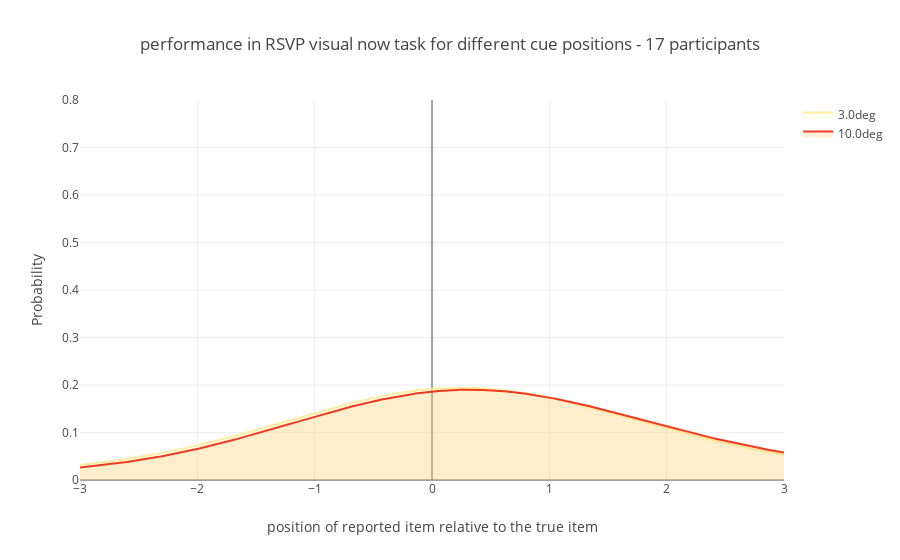

Source (notebook cell):
### Code cell
X_plot = np.linspace(-3, 3, 1000)
trace_data = []
distributions = []
fill_colors = ['rgba(255,237,160,0.2)', 'rgba(254,178,76,0.2)', 'rgba(240,59,32,0.2)']
for j,ecc in enumerate(cuePosdata['cueEccentricity1'].unique().sort()):
        ecc_data = cuePosdata[cuePosdata['cueEccentricity1']==ecc]
        X = ecc_data['responsePosRelative0'].to_numpy()
        # Gaussian KDE
        #kde = KernelDensity(kernel='gaussian').fit(X)
        kde = gaussian_kde(X)
        log_dens = kde(X_plot)
        distributions.append({'ecc' : ecc, 'dist' : X, 'dens': log_dens})
        trace_data.append(go.Scatter(x = X_plot, y = log_dens,
                                  mode='lines', fill = 'tozeroy', fillcolor = fill_colors[j], name = str(ecc) + 'deg', line = dict(color = colors[j], width = 2) ))
        
fig = tools.make_subplots(rows=1, cols=1)
fig['layout'].update(barmode='group', title = 'performance in RSVP visual now task for different cue positions - '+str(int(len(data)/280))+' participants')
fig['layout']['xaxis1'].update(title='position of reported item relative to the true item')
fig['layout']['yaxis1'].update(title='Probability', range = [0,0.8])
for i in range(ecc_length):
    fig.add_trace(trace_data[i], 1, 1)
iplot(fig, filename='SPE_distributions_curve_fits_zoomed_in')

### Figure 1 — Plotly figure (JSON) as saved in the notebook; plotly's stock layout.template omitted (floating-point values rounded to 4 significant figures; data arrays with more than 128 entries replaced by an {"elided": "..."} marker saying what was removed)
{"data": [{"fill": "tozeroy", "fillcolor": "rgba(255,237,160,0.2)", "line": {"color": "rgb(255,237,160)", "width": 2}, "mode": "lines", "name": "3.0deg", "type": "scatter", "uid": "4375a0b3-aa48-41e0-88cf-73c5842d868f", "x": {"elided": "1000 float values"}, "xaxis": "x", "y": {"elided": "1000 float values"}, "yaxis": "y"}, {"fill": "tozeroy", "fillcolor": "rgba(254,178,76,0.2)", "line": {"color": "rgb(240,59,32)", "width": 2}, "mode": "lines", "name": "10.0deg", "type": "scatter", "uid": "7f767dce-6dcf-4d50-909a-086e2581b672", "x": {"elided": "1000 float values"}, "xaxis": "x", "y": {"elided": "1000 float values"}, "yaxis": "y"}], "layout": {"barmode": "group", "title": {"text": "performance in RSVP visual now task for different cue positions - 17 participants"}, "xaxis": {"anchor": "y", "domain": [0, 1], "title": {"text": "position of reported item relative to the true item"}}, "yaxis": {"anchor": "x", "domain": [0, 1], "range": [0, 0.8], "title": {"text": "Probability"}}}}
